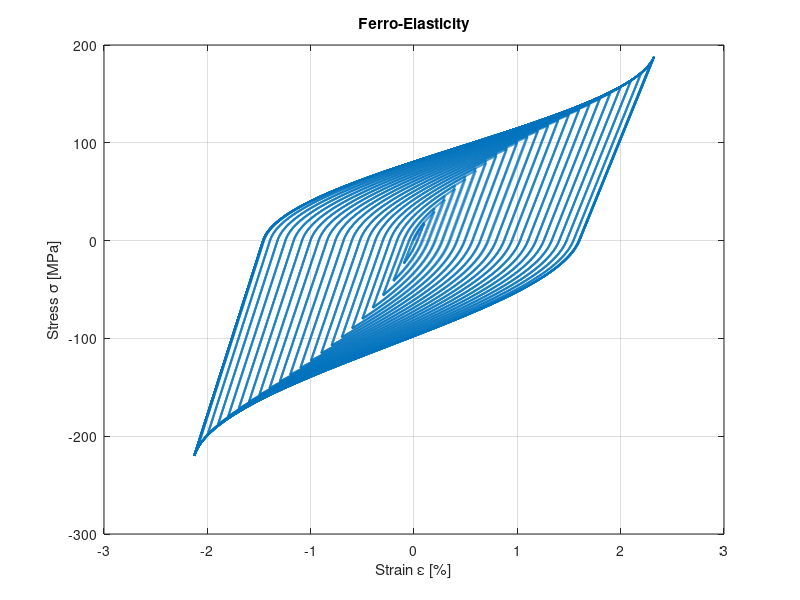
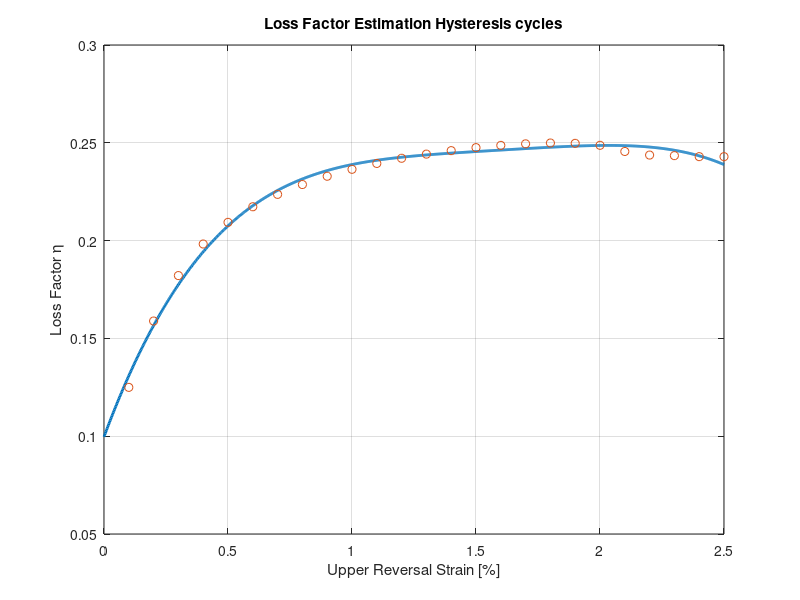
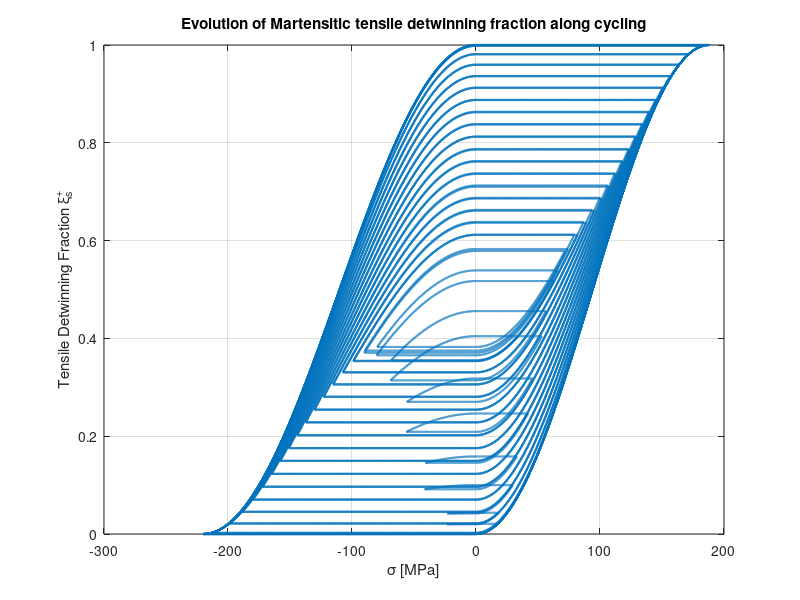
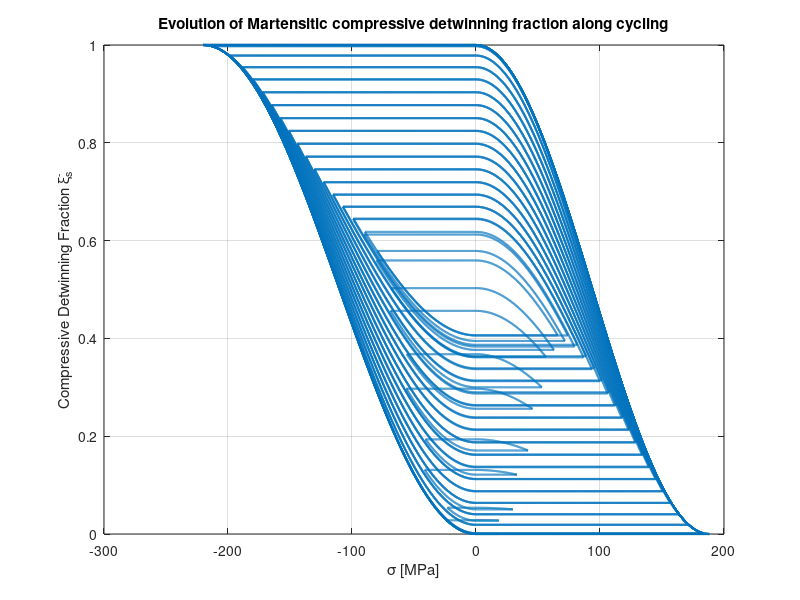

Reproduce these figures in MATLAB, in order.
clear all
clc
close all

% Young's
E_a = 34.9e3; %[MPa]
E_m_p = 26e3;%140e3; %[MPa]
E_m_n = 33e3;%90e3;
E_m_T = 26e3;%100e3;
% Other SMA parameters
Teta = 0.55; %[MPa/°C]
Mf = -55; %[°C]
Ms = -35; %[°C]
As = -30; %[°C]
Af = -15; %[°C]
C_M_p = 1; %[MPa/°C]
C_A_p = 3; %[MPa/°C]
C_M_n = 0.2;
C_A_n = 3;
sigma_s_cr_p = 0; %[MPa]
sigma_f_cr_p = 188;%180; %[MPa]
sigma_s_cr_n = 0;
sigma_f_cr_n = -220;%-180;
% [changed from the original] thesis Table 3.2 values. The stored 2020 file had 0.0086 / -0.00746, which do not
% reproduce the thesis loss-factor curve (Fig. 2.28).
eps_L_p = 0.016;     % was 0.0086
eps_L_n = -0.0146;   % was -0.00746
a_M = pi / (Ms - Mf);
a_A = pi / (Af - As);
T = -60;
% Bekker-Brinson Algorithm
sigma_plot = [];
eps_plot = [];
xisp = 0;
xism = 0;
xiT = 0;
%%%%%%%%%% EPS REVERSAL INPUT %%%%%%%%%%%%%%%%%%%%%%%%%%%%%%%%%%%%%%%%%%%%
% [changed from the original] vector of reversal amplitudes 0.1 % ... 2.5 % (thesis Fig. 2.28 abscissa), reconstructed:
% the stored file had the single value 0.025, which makes the polynomial fit degenerate.
eps_upp = 0.001:0.001:0.025;   % was 0.025
%%%%%%%%%% EPS REVERSAL INPUT %%%%%%%%%%%%%%%%%%%%%%%%%%%%%%%%%%%%%%%%%%%%
eps_downn = -eps_upp;
Loss_factor = 0;
sigma = 0;
E = E_m_T;
csi_S_p = 0;
csi_S_n = 0;
csi_T = 1;
eps4 = 0;
eu = [];
for kk = eps_upp
%     Inizializzazione
    eps_up = kk;
    eps_down = -eps_up;
    eu = [eu eps_up];
% Cicli all'interno dello stesso ciclo Tensione-Compressione
    for ii = 1:2
% Tension, per eventuale prova con ssp > 0 e/o ssm < 0
%         sigma = linspace(sigma_s_cr_p, sigma_s_cr_p, 1000)';
%         eps = sigma / E(end) + eps_L_p * csi_S_p(end) + eps_L_n * csi_S_n(end);
% Dissipated energy tension
%         E_diss1 = trapz(eps,sigma);
% Reorientation 1
        sigma2 = linspace(0, sigma_f_cr_p, 1000)';
        Y2 = cos(pi * (sigma2 - sigma_s_cr_p) / (sigma_f_cr_p - sigma_s_cr_p));
        csi_S_p2 = (1 - Y2) / 2 + csi_S_p(end) * (1 + Y2) / 2;
        csi_T2 = csi_T(end) * (1 - csi_S_p2) / (1 - csi_S_p(end));
        csi_S_n2 = csi_S_n(end) * (1 - csi_S_p2) / (1 - csi_S_p(end));
        E2 = E_a + csi_S_p2 * (E_m_p - E_a) + csi_S_n2 * (E_m_n - E_a) + csi_T2 * (E_m_T - E_a);
        eps2 = sigma2 ./ E2 + eps_L_p * csi_S_p2 + eps_L_n * csi_S_n2;
        eps2 = eps2(eps2 <= eps_up);
        sigma2 = sigma2(1:length(eps2));
        csi_S_p2 = csi_S_p2(1:length(eps2));
        csi_S_n2 = csi_S_n2(1:length(eps2));
        csi_T2 = csi_T2(1:length(eps2));
        E2 = E2(1:length(eps2));
% Energy
        E_diss2 = trapz(eps2,sigma2);
%         U_max2 = 1/2 * eps2(end) * sigma2(end);
% Aggiornamento XI ed E plot
xisp = [xisp ; csi_S_p2];
xism = [xism ; csi_S_n2];
xiT = [xiT ; csi_T2];
E = [E ; E2];
%%%%%%%%%%%%%%%%%%%%%%%%%%%%
%         if sigma2(end) <= 40
%             sigma_s_cr_n = sigma2(end);
%         else
%             sigma_s_cr_n = 40;
%         end 
% Compression linear
        sigma3 = linspace(sigma2(end), sigma_s_cr_n, 1000)';
        eps3 = sigma3 / E2(end) + eps_L_p * csi_S_p2(end) + eps_L_n * csi_S_n2(end);
% Aggiornamento XI plot
xisp = [xisp ; xisp(end)*ones(length(sigma3),1)];
xism = [xism ; xism(end)*ones(length(sigma3),1)];
xiT = [xiT ; xiT(end)*ones(length(sigma3),1)];
E = [E ; E(end)*ones(length(sigma3),1)];
% Energy
        E_diss3 = trapz(eps3,sigma3);
% Reorientation 2
        sigma4 = linspace(sigma3(end), sigma_f_cr_n, 1000)';
        Y4 = cos(pi * (sigma4 - sigma_s_cr_n) / (sigma_f_cr_n - sigma_s_cr_n));
        csi_S_n4 = (1 - Y4) / 2 + csi_S_n2(end) * (1 + Y4) / 2;
        csi_S_p4 = csi_S_p2(end) * (1 - csi_S_n4) / (1 - csi_S_n2(end));
        csi_T4 = csi_T2(end) * (1 - csi_S_n4) / (1 - csi_S_n2(end));
        E4 = E_a + csi_S_p4 * (E_m_p - E_a) + csi_S_n4 * (E_m_n - E_a) + csi_T4 * (E_m_T - E_a);
        eps4 = sigma4 ./ E4 + eps_L_p * csi_S_p4 + eps_L_n * csi_S_n4;
        eps4 = eps4(eps4 >= eps_down);
        sigma4 = sigma4(1:length(eps4));
        csi_S_p4 = csi_S_p4(1:length(eps4));
        csi_S_n4 = csi_S_n4(1:length(eps4));
        csi_T4 = csi_T4(1:length(eps4));
        E4 = E4(1:length(eps4));
% Energy
        E_diss4 = trapz(eps4,sigma4);
%         U_max4 = 1/2 * eps4(end) .* sigma4(end);
% Aggiornamento XI plot
xisp = [xisp ; csi_S_p4];
xism = [xism ; csi_S_n4];
xiT = [xiT ; csi_T4];
E = [E ; E4];
% Per eventuale prova con sfp variabile con punto di arrivo
%         if sigma4(end) >= -10
%             sigma_s_cr_p = sigma4(end);
%         else
%             sigma_s_cr_p = -10;
%         end        
% Tension linear
        sigma5_lin = linspace(sigma4(end), sigma_s_cr_p, 1000)';
        eps5_lin = sigma5_lin / E4(end) + eps_L_p * csi_S_p4(end) + eps_L_n * csi_S_n4(end);
% Energy 
        E_diss5 = trapz(eps5_lin,sigma5_lin);
% Aggiornamento XI plot
xisp = [xisp ; xisp(end)*ones(length(sigma5_lin),1)];
xism = [xism ; xism(end)*ones(length(sigma5_lin),1)];
xiT = [xiT ; xiT(end)*ones(length(sigma5_lin),1)];
E = [E ; E(end)*ones(length(sigma5_lin),1)];
% Reorientation from ssp < 0 to 0 (particular case)       
%         sigma5 = linspace(sigma5_lin(end), 0, 1000)';
%         Y5 = cos(pi * (sigma5 - sigma_s_cr_p) / (sigma_f_cr_p - sigma_s_cr_p));
%         csi_S_p5 = (1 - Y5) / 2 + csi_S_p4(end) * (1 + Y5) / 2;
%         csi_T5 = csi_T4(end) * (1 - csi_S_p5) / (1 - csi_S_p4(end));
%         csi_S_n5 = csi_S_n4(end) * (1 - csi_S_p5) / (1 - csi_S_p4(end));
%         E5 = E_a + csi_S_p5 * (E_m_p - E_a) + csi_S_n5 * (E_m_n - E_a) + csi_T5 * (E_m_T - E_a);
%         eps5 = sigma5 ./ E5 + eps_L_p * csi_S_p5 + eps_L_n * csi_S_n5;
% Energy
%         E_diss5 = trapz(eps5,sigma5);
% Putting together the variables for the plot
        sigma_plot = [sigma_plot; sigma2; sigma3; sigma4; sigma5_lin];
        eps_plot = [eps_plot; eps2; eps3; eps4; eps5_lin;];        
% Re-inizializzazione variabili
        csi_S_p(end) = csi_S_p4(end);
        csi_S_n(end) = csi_S_n4(end);
        csi_T(end) = csi_T4(end);
% All the energies within the repetition of the same eps-revs cycle
        E_diss_cycle(ii,1) = E_diss2 + E_diss4 + E_diss5;
    end
% Energies of the different Tension-Compression cycles
    E_diss_strain = E_diss_cycle(end);
%     U_max = U_max2 + U_max4;
    U_max = E_diss2 - 1/2*(E_diss2+E_diss3) + E_diss4 - 1/2*(E_diss4+E_diss5);
    Loss_factor(end+1) = E_diss_strain / (2 * pi * U_max)
end
% EPSILON - SIGMA
figure
plot(eps_plot * 100, sigma_plot, 'LineWidth', 1.5);
xlabel('Strain \epsilon [%]')
ylabel('Stress \sigma [MPa]')
grid on
title('Ferro-Elasticity')
% EPSILON_REV - LOSS_FACTOR
p = polyfit(eu,Loss_factor(2:end),4)
% [changed from the original] the original never saved p (data/p.mat was saved by hand). It is now written to
% results/p_regen.mat; the SHIPPED data/p.mat (the original one) is NOT overwritten.
% To use the regenerated curve:  cfg = case_base(); cfg.p_file = fullfile('results','p_regen.mat');
here = fileparts(mfilename('fullpath'));
if ~exist(fullfile(here,'..','results'),'dir'), mkdir(fullfile(here,'..','results')); end
save(fullfile(here,'..','results','p_regen.mat'),'p');
xx = linspace(0,max(eps_upp),1000);   % [changed from the original] max(): eps_upp is now a vector
yy = p(1)*xx.^4+p(2)*xx.^3+p(3)*xx.^2+p(4)*xx.^1+p(5);
figure
plot(xx*100,yy,'LineWidth',2)
hold on
plot(eu * 100, Loss_factor(2:end),'o')
hold off
grid on
xlabel('Upper Reversal Strain [%]')
ylabel('Loss Factor \eta')
title('Loss Factor Estimation Hysteresis cycles')
% SIGMA - XISP
figure
plot(sigma_plot , xisp(2:end), 'LineWidth', 1.5)
grid on
xlabel('\sigma [MPa]')
ylabel('Tensile Detwinning Fraction \xi_s^+')
title('Evolution of Martensitic tensile detwinning fraction along cycling')
% SIGMA - XISM
figure
plot(sigma_plot , xism(2:end), 'LineWidth', 1.5)
grid on
xlabel('\sigma [MPa]')
ylabel('Compressive Detwinning Fraction \xi_s^-')
title('Evolution of Martensitic compressive detwinning fraction along cycling')
% SIGMA - XIT
figure
plot(sigma_plot , xiT(2:end), 'LineWidth', 1.5)
grid on
xlabel('\sigma [MPa]')
ylabel('Twinned Martensite Fraction \xi_T')
title('Evolution of Twinned Martensite fraction along cycling')
% SIGMA - E
figure
plot(sigma_plot , E(2:end), 'LineWidth', 1.5)
grid on
xlabel('\sigma [MPa]')
ylabel("Young's modulus [MPa]")
title("Evolution of Young's modulus along cycling")
